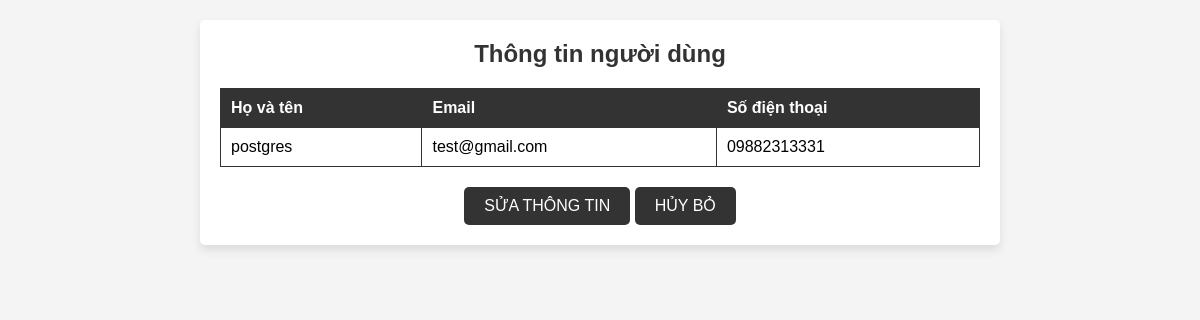
Screenshot of /show.php (signed in) with the database file from the repository.
### tables this page shows
CREATE TABLE `user_form` (
  `id` int(255) NOT NULL,
  `name` varchar(255) NOT NULL,
  `email` varchar(255) NOT NULL,
  `password` varchar(255) NOT NULL,
  `user_type` varchar(255) NOT NULL DEFAULT 'user',
  `phonenumber` varchar(255) NOT NULL
);

### show.php (the view, shortened to what this page needs)
<?php
@include 'config.php';
$user_id = $_SESSION['user_id'];
$query = "SELECT * FROM user_form WHERE user_type = 'user' AND id = $user_id";
$result = mysqli_query($conn, $query);
if (mysqli_num_rows($result) > 0) {
    $row = mysqli_fetch_assoc($result);
    $user_name = $row['name'];
    $user_email = $row['email'];
    $user_phonenumber = $row['phonenumber'];
} else {
    die("Không tìm thấy thông tin người dùng.");
}
?>
<!DOCTYPE html>
<html lang="en">
<head>
    <link rel="stylesheet" href="css/show.css">
</head>
<body>
    <div class="form-container">
        <h3>Thông tin người dùng</h3>
        <?php
        echo '<table>';
        echo '<tr>';
        echo '<th>Họ và tên</th>';
        echo '<th>Email</th>';
        echo '<th>Số điện thoại</th>';
        echo '</tr>';
        echo '<tr>';
        echo '<td>' . $user_name . '</td>';
        echo '<td>' . $user_email . '</td>';
        echo '<td>' . $user_phonenumber . '</td>';
        echo '</tr>';
        echo '</table>';
        ?>
        <a href="../KTX/edit_profile.php" class="edit-btn">Sửa Thông Tin</a>
        <a href="user_page.php" class="back-btn">Hủy bỏ</a>
    </div>
</body>
</html>

### css/show.css (style rules this page uses)
* { font-family: 'Poppins', sans-serif; margin: 0; padding: 0; box-sizing: border-box; outline: none; border: none; text-decoration: none; }
body { background-color: #f4f4f4; }
.form-container { text-align: center; margin: 20px auto; padding: 20px; border-radius: 5px; background: #fff; box-shadow: 0 5px 10px rgba(0, 0, 0, 0.1); max-width: 800px; }
h3 { font-size: 24px; margin-bottom: 20px; color: #333; }
table { width: 100%; border-collapse: collapse; }
table, th, td { border: 1px solid #333; }
th, td { padding: 10px; text-align: left; }
th { background-color: #333; color: #fff; }
a.back-btn { display: inline-block; background: #333; color: #fff; text-transform: uppercase; font-size: 16px; padding: 10px 20px; margin-top: 20px; text-decoration: none; border-radius: 5px; }
a.edit-btn { display: inline-block; background: #333; color: #fff; text-transform: uppercase; font-size: 16px; padding: 10px 20px; margin-top: 20px; text-decoration: none; border-radius: 5px; }

### rows the page displays
user_form: name "postgres", email "test@gmail.com", phonenumber "09882313331"
